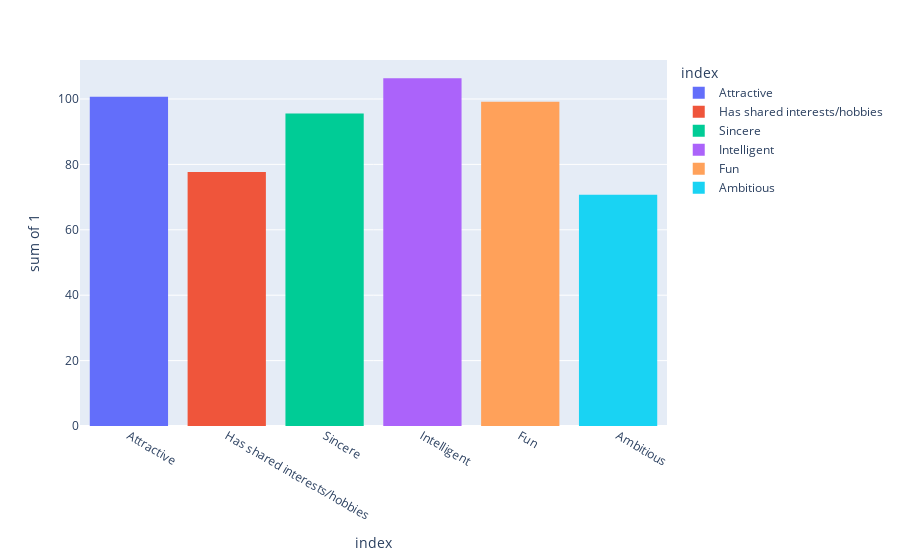

The notebook cell saved with this chart:
### Code cell
px.histogram(wave, x=wave.index, y=1, color=wave.index)

### Figure 1 — Plotly figure (JSON) as saved in the notebook; plotly's stock layout.template omitted (floating-point values rounded to 4 significant figures)
{"data": [{"alignmentgroup": "True", "bingroup": "x", "histfunc": "sum", "hovertemplate": "index=%{x}<br>sum of 1=%{y}<extra></extra>", "legendgroup": "Attractive", "marker": {"color": "#636efa", "pattern": {"shape": ""}}, "name": "Attractive", "offsetgroup": "Attractive", "orientation": "v", "showlegend": true, "type": "histogram", "x": ["Attractive"], "xaxis": "x", "y": [100.7], "yaxis": "y"}, {"alignmentgroup": "True", "bingroup": "x", "histfunc": "sum", "hovertemplate": "index=%{x}<br>sum of 1=%{y}<extra></extra>", "legendgroup": "Has shared interests/hobbies", "marker": {"color": "#EF553B", "pattern": {"shape": ""}}, "name": "Has shared interests/hobbies", "offsetgroup": "Has shared interests/hobbies", "orientation": "v", "showlegend": true, "type": "histogram", "x": ["Has shared interests/hobbies"], "xaxis": "x", "y": [77.68], "yaxis": "y"}, {"alignmentgroup": "True", "bingroup": "x", "histfunc": "sum", "hovertemplate": "index=%{x}<br>sum of 1=%{y}<extra></extra>", "legendgroup": "Sincere", "marker": {"color": "#00cc96", "pattern": {"shape": ""}}, "name": "Sincere", "offsetgroup": "Sincere", "orientation": "v", "showlegend": true, "type": "histogram", "x": ["Sincere"], "xaxis": "x", "y": [95.58], "yaxis": "y"}, {"alignmentgroup": "True", "bingroup": "x", "histfunc": "sum", "hovertemplate": "index=%{x}<br>sum of 1=%{y}<extra></extra>", "legendgroup": "Intelligent", "marker": {"color": "#ab63fa", "pattern": {"shape": ""}}, "name": "Intelligent", "offsetgroup": "Intelligent", "orientation": "v", "showlegend": true, "type": "histogram", "x": ["Intelligent"], "xaxis": "x", "y": [106.3], "yaxis": "y"}, {"alignmentgroup": "True", "bingroup": "x", "histfunc": "sum", "hovertemplate": "index=%{x}<br>sum of 1=%{y}<extra></extra>", "legendgroup": "Fun", "marker": {"color": "#FFA15A", "pattern": {"shape": ""}}, "name": "Fun", "offsetgroup": "Fun", "orientation": "v", "showlegend": true, "type": "histogram", "x": ["Fun"], "xaxis": "x", "y": [99.13], "yaxis": "y"}, {"alignmentgroup": "True", "bingroup": "x", "histfunc": "sum", "hovertemplate": "index=%{x}<br>sum of 1=%{y}<extra></extra>", "legendgroup": "Ambitious", "marker": {"color": "#19d3f3", "pattern": {"shape": ""}}, "name": "Ambitious", "offsetgroup": "Ambitious", "orientation": "v", "showlegend": true, "type": "histogram", "x": ["Ambitious"], "xaxis": "x", "y": [70.74], "yaxis": "y"}], "layout": {"barmode": "relative", "legend": {"title": {"text": "index"}, "tracegroupgap": 0}, "margin": {"t": 60}, "xaxis": {"anchor": "y", "categoryarray": ["Attractive", "Has shared interests/hobbies", "Sincere", "Intelligent", "Fun", "Ambitious"], "categoryorder": "array", "domain": [0, 1], "title": {"text": "index"}}, "yaxis": {"anchor": "x", "domain": [0, 1], "title": {"text": "sum of 1"}}}}
